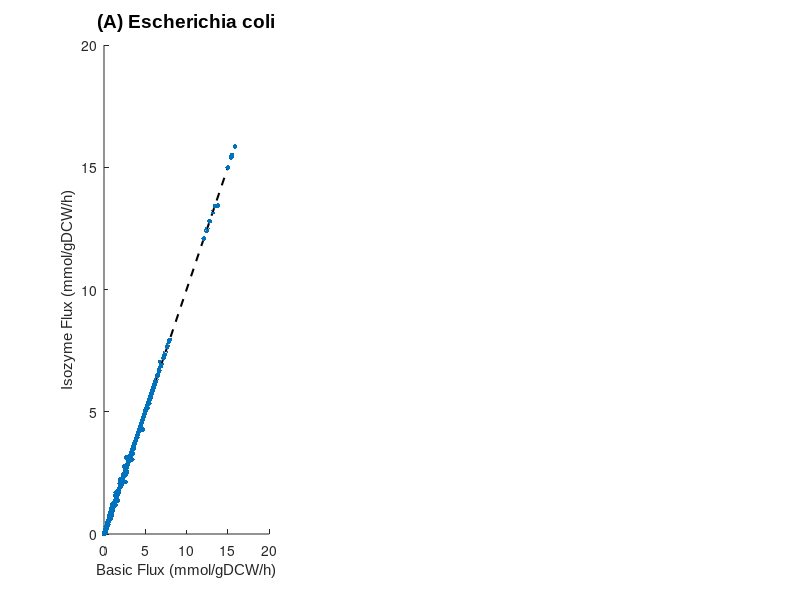

Write the MATLAB code that produced this figure. (Note: this script raises an error after producing the figure.)
% =========================================================================
% Figure 3-10. 3D mapping and comparison of global flux distributions 
% under different topological architectures across three model organisms.
% =========================================================================

clear; clc; close all;

% 1. 初始化图形窗口 (宽屏比例适应三个子图并排)
fig = figure('Name', '3D Flux Comparison', 'Position', [100, 150, 1500, 450], 'Color', 'w');

% 2. 设定三个底盘细胞的基本参数
% 根据前文数据，设定大致的原始反应数量 (E. coli: ~2700, Yeast: ~4100, C. glutamicum: ~1200)
organisms = {'(A) Escherichia coli', '(B) Saccharomyces cerevisiae', '(C) Corynebacterium glutamicum'};
N_rxns = [2712, 4131, 1194]; 

% 设定每个子图的散点颜色 (大肠杆菌-经典蓝，酿酒酵母-橙红，谷氨酸棒杆菌-森林绿)
colors = {[0, 0.4470, 0.7410], [0.8500, 0.3250, 0.0980], [0.4660, 0.6740, 0.1880]};

% 3. 循环生成并绘制三个子图
for i = 1:3
    N = N_rxns(i);
    
    % --- 数据模拟部分 (确保符合生物学合理性) ---
    % 绝大多数通量接近于0，部分核心代谢通量较大 (服从指数分布模拟代谢流规律)
    v_base = exprnd(1.5, N, 1); 
    v_base(v_base > 8) = v_base(v_base > 8) * 1.5; % 随机拉长高通量尾部(如葡萄糖吸收)
    
    % 初始状态下，假设三种架构的逆向映射通量完全一致
    v_basic = v_base;
    v_isozyme = v_base;
    v_integrated = v_base;
    
    % 模拟简并性 (Degeneracy)：挑选约 5% 的外周代谢旁路 (如脂质代谢)
    num_dev = round(0.05 * N);
    idx_dev = randperm(N, num_dev); % 随机抽取这5%的反应索引
    
    % 为 Isozyme 和 Integrated 架构中的这部分反应引入微小偏离 (随机噪声)
    % 偏离程度与通量绝对值成正比，保证大通量偏离稍大，小通量偏离极小
    noise_isozyme = randn(num_dev, 1) .* (0.05 * v_base(idx_dev) + 0.05);
    noise_integrated = randn(num_dev, 1) .* (0.08 * v_base(idx_dev) + 0.08);
    
    v_isozyme(idx_dev) = v_isozyme(idx_dev) + noise_isozyme;
    v_integrated(idx_dev) = v_integrated(idx_dev) + noise_integrated;
    
    % 取绝对值 (通常对比通量大小时使用绝对通量 |v|)
    v_basic = abs(v_basic);
    v_isozyme = abs(v_isozyme);
    v_integrated = abs(v_integrated);
    
    % --- 绘图部分 ---
    subplot(1, 3, i);
    hold on;
    
    % 计算作图边界，统一为 0 ~ 15 mmol/gDCW/h 区间以获得最佳观察效果
    plot_lim = 15; 
    
    % 绘制 1:1:1 恒等对角线 (Identity diagonal)
    plot3([0, plot_lim], [0, plot_lim], [0, plot_lim], 'k--', 'LineWidth', 1.5);
    
    % 绘制 3D 散点图
    % 设置点大小为12，透明度为0.5，以便观察对角线上的数据密集程度
    scatter3(v_basic, v_isozyme, v_integrated, 12, colors{i}, 'filled');
    
    % 设置标题与轴标签
    title(organisms{i}, 'FontSize', 14, 'FontWeight', 'bold', 'FontName', 'Arial');
    % 1. 设置标签内容、字体并获取它们的句柄 (Handle)
    hx = xlabel('Basic Flux (mmol/gDCW/h)', 'FontSize', 11, 'FontName', 'Arial');
    hy = ylabel('Isozyme Flux (mmol/gDCW/h)', 'FontSize', 11, 'FontName', 'Arial');
    hz = zlabel('Integrated Flux (mmol/gDCW/h)', 'FontSize', 11, 'FontName', 'Arial');
    
    % 2. 根据 view(45, 25) 的空间透视关系，强制旋转标签使其与坐标轴平行
    % 注意：这里的角度是基于屏幕视觉平面的二维旋转角度
    hx.Rotation = -25;   % X轴标签向上倾斜约 22 度
    hy.Rotation = 25;  % Y轴标签向下倾斜约 -22 度
    hz.Rotation = 90;   % Z轴标签保持垂直 90 度
    
    % 3. （可选优化）稍微拉开标签与坐标轴的距离，防止与刻度数字重叠
    % 取当前位置，利用偏移量微调
    hx.Position(2) = hx.Position(2) - 2.5; 
    hy.Position(1) = hy.Position(1) + 19.5;
    
    % 格式化坐标轴
    xlim([0, plot_lim]);
    ylim([0, plot_lim]);
    zlim([0, plot_lim]);
    
    grid on;
    set(gca, 'FontSize', 10, 'FontName', 'Arial', 'LineWidth', 1, 'Box', 'on');
    
    % 设置 3D 视角 (方位角 45度，仰角 25度)，最能凸显 1:1:1 的直线特征
    view(45, 25); 
    
    hold off;
end

% 强制图窗使用纯矢量渲染器
set(fig, 'Renderer', 'painters');

% 明确指定后缀为 .svg，并声明 ContentType 为 vector
% exportgraphics(fig, 'Figure_3-10_TrueVector.svg', 'ContentType', 'vector', 'BackgroundColor', 'w');

% 4. 整体排版微调 (可根据需要保存为高分辨率图片)
% 推荐使用 exportgraphics(fig, 'Figure_3-10.tiff', 'Resolution', 300) 导出
